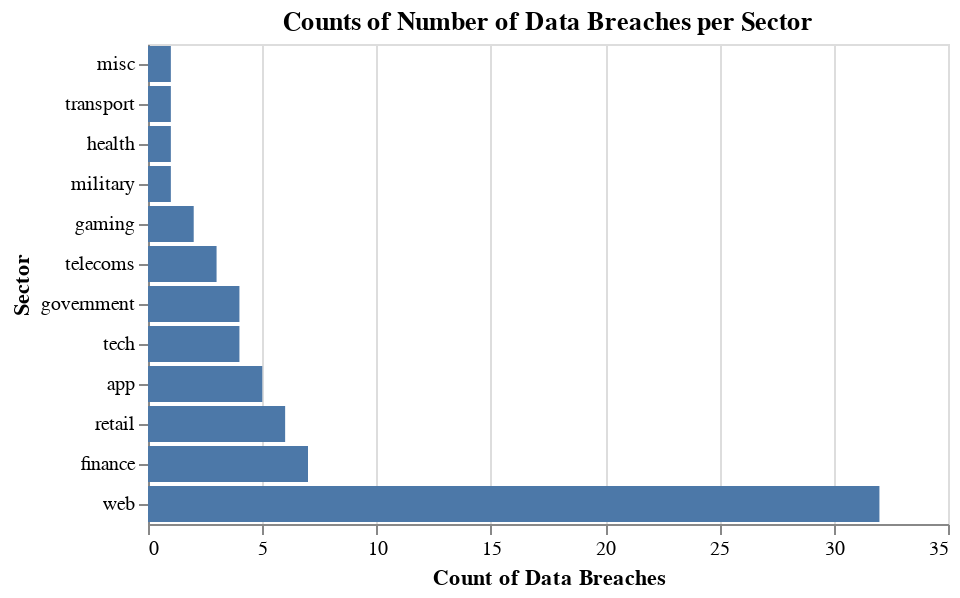

This figure's notebook cell:
### Code cell
bar_sector_count = alt.Chart(breaches).mark_bar().encode(
    x = alt.X("count(records_lost):Q", title = "Count of Data Breaches"),
    y = alt.Y("sector:N", sort = "x", title= "Sector")
).properties(
    title = "Counts of Number of Data Breaches per Sector"
)

# Show the plot
bar_sector_count

### Figure 1 — Vega-Lite specification as saved in the notebook (floating-point values rounded to 4 significant figures)
{"$schema": "https://vega.github.io/schema/vega-lite/v4.17.0.json", "config": {"view": {"continuousHeight": 300, "continuousWidth": 400}}, "data": {"name": "data-983fd4a0b346be762802282aadc3c3e4"}, "datasets": {"data-983fd4a0b346be762802282aadc3c3e4": [{"data_sensitivity": 4, "date": "2021-09-01T00:00:00", "index": 1, "method": "hacked", "organisation": "Syniverse", "records_lost": 500000000, "sector": "telecoms", "source_name": "Vice", "year": 2021}, {"data_sensitivity": 2, "date": "2021-09-01T00:00:00", "index": 5, "method": "poor security", "organisation": "Thailand visitors", "records_lost": 100000000, "sector": "government", "source_name": "South China Morning Post", "year": 2021}, {"data_sensitivity": 1, "date": "2021-07-01T00:00:00", "index": 10, "method": "hacked", "organisation": "Linkedin", "records_lost": 700000000, "sector": "web", "source_name": "9 to 5 mac", "year": 2021}, {"data_sensitivity": 2, "date": "2021-02-01T00:00:00", "index": 21, "method": "hacked", "organisation": "Experian Brazil", "records_lost": 220000000, "sector": "finance", "source_name": "ZDNet", "year": 2021}, {"data_sensitivity": 1, "date": "2021-03-01T00:00:00", "index": 24, "method": "hacked", "organisation": "Facebook", "records_lost": 533000000, "sector": "tech", "source_name": "Business Insider", "year": 2021}, {"data_sensitivity": 3, "date": "2020-12-01T00:00:00", "index": 28, "method": "hacked", "organisation": "SolarWinds", "records_lost": 50000000, "sector": "app", "source_name": "New York Times", "year": 2020}, {"data_sensitivity": 2, "date": "2020-04-01T00:00:00", "index": 37, "method": "hacked", "organisation": "Pakistani mobile operators", "records_lost": 115000000, "sector": "telecoms", "source_name": "ZDNet", "year": 2020}, {"data_sensitivity": 1, "date": "2020-01-01T00:00:00", "index": 41, "method": "poor security", "organisation": "Microsoft", "records_lost": 250000000, "sector": "web", "source_name": "Forbes", "year": 2020}, {"data_sensitivity": 2, "date": "2019-05-01T00:00:00", "index": 56, "method": "hacked", "organisation": "Canva", "records_lost": 139000000, "sector": "web", "source_name": "ZDNet", "year": 2019}, {"data_sensitivity": 1, "date": "2019-05-01T00:00:00", "index": 57, "method": "poor security", "organisation": "Chtrbox", "records_lost": 49000000, "sector": "misc", "source_name": "Techcrunch", "year": 2019}, {"data_sensitivity": 1, "date": "2019-02-01T00:00:00", "index": 62, "method": "hacked", "organisation": "Dubsmash", "records_lost": 162000000, "sector": "web", "source_name": "The Register", "year": 2019}, {"data_sensitivity": 1, "date": "2019-02-01T00:00:00", "index": 63, "method": "hacked", "organisation": "ShareThis", "records_lost": 41000000, "sector": "web", "source_name": "The Register", "year": 2019}, {"data_sensitivity": 2, "date": "2019-02-01T00:00:00", "index": 77, "method": "hacked", "organisation": "Houzz", "records_lost": 57000000, "sector": "retail", "source_name": "Techcrunch", "year": 2019}, {"data_sensitivity": 2, "date": "2019-05-01T00:00:00", "index": 86, "method": "poor security", "organisation": "Indian citizens", "records_lost": 275265298, "sector": "web", "source_name": "Bleeping Computer", "year": 2019}, {"data_sensitivity": 3, "date": "2019-07-01T00:00:00", "index": 88, "method": "hacked", "organisation": "Capital One", "records_lost": 100000000, "sector": "finance", "source_name": "Forbes", "year": 2019}, {"data_sensitivity": 2, "date": "2019-09-01T00:00:00", "index": 90, "method": "poor security", "organisation": "Facebook", "records_lost": 419000000, "sector": "web", "source_name": "Fast Company", "year": 2019}, {"data_sensitivity": 2, "date": "2019-11-01T00:00:00", "index": 93, "method": "poor security", "organisation": "OxyData", "records_lost": 380000000, "sector": "tech", "source_name": "Dataviper", "year": 2019}, {"data_sensitivity": 3, "date": "2018-10-01T00:00:00", "index": 97, "method": "hacked", "organisation": "Cathay Pacific Airways", "records_lost": 94000000, "sector": "transport", "source_name": "ABC News", "year": 2018}, {"data_sensitivity": 2, "date": "2018-12-01T00:00:00", "index": 98, "method": "poor security", "organisation": "Chinese resume leak", "records_lost": 202000000, "sector": "web", "source_name": "HackenProof", "year": 2018}, {"data_sensitivity": 2, "date": "2018-12-01T00:00:00", "index": 99, "method": "poor security", "organisation": "Google+", "records_lost": 52500000, "sector": "web", "source_name": "The Verge", "year": 2018}, {"data_sensitivity": 1, "date": "2018-12-01T00:00:00", "index": 100, "method": "hacked", "organisation": "Quora", "records_lost": 100000000, "sector": "web", "source_name": "NY Times", "year": 2018}, {"data_sensitivity": 3, "date": "2018-11-01T00:00:00", "index": 101, "method": "hacked", "organisation": "Marriott International", "records_lost": 383000000, "sector": "retail", "source_name": "NY Times, CNET", "year": 2018}, {"data_sensitivity": 1, "date": "2018-03-01T00:00:00", "index": 103, "method": "hacked", "organisation": "Facebook", "records_lost": 50000000, "sector": "web", "source_name": "Guardian", "year": 2018}, {"data_sensitivity": 1, "date": "2018-06-01T00:00:00", "index": 106, "method": "hacked", "organisation": "MyHeritage", "records_lost": 92283889, "sector": "web", "source_name": "Bloomberg", "year": 2018}, {"data_sensitivity": 1, "date": "2018-03-01T00:00:00", "index": 112, "method": "hacked", "organisation": "MyFitnessPal", "records_lost": 150000000, "sector": "app", "source_name": "Guardian", "year": 2018}, {"data_sensitivity": 1, "date": "2018-06-01T00:00:00", "index": 114, "method": "poor security", "organisation": "Nametests", "records_lost": 120000000, "sector": "app", "source_name": "Medium", "year": 2018}, {"data_sensitivity": 5, "date": "2018-06-01T00:00:00", "index": 116, "method": "poor security", "organisation": "Firebase", "records_lost": 100000000, "sector": "app", "source_name": "Bleeping Computer", "year": 2018}, {"data_sensitivity": 4, "date": "2018-03-01T00:00:00", "index": 117, "method": "poor security", "organisation": "Aadhaar", "records_lost": 550000000, "sector": "government", "source_name": "ZDNet", "year": 2018}, {"data_sensitivity": 2, "date": "2018-05-01T00:00:00", "index": 121, "method": "poor security", "organisation": "LocalBlox", "records_lost": 48000000, "sector": "web", "source_name": "UpGuard", "year": 2018}, {"data_sensitivity": 1, "date": "2018-05-01T00:00:00", "index": 122, "method": "poor security", "organisation": "Twitter", "records_lost": 330000000, "sector": "tech", "source_name": "Reuters", "year": 2018}, {"data_sensitivity": 3, "date": "2018-09-01T00:00:00", "index": 133, "method": "hacked", "organisation": "Newegg", "records_lost": 45000000, "sector": "retail", "source_name": "TechCrunch", "year": 2018}, {"data_sensitivity": 1, "date": "2018-05-01T00:00:00", "index": 135, "method": "poor security", "organisation": "Apollo", "records_lost": 200000000, "sector": "tech", "source_name": "Wired", "year": 2018}, {"data_sensitivity": 1, "date": "2017-11-01T00:00:00", "index": 139, "method": "hacked", "organisation": "Uber", "records_lost": 57000000, "sector": "app", "source_name": "Bloomberg", "year": 2017}, {"data_sensitivity": 4, "date": "2017-08-01T00:00:00", "index": 142, "method": "poor security", "organisation": "Spambot", "records_lost": 520000000, "sector": "web", "source_name": "The Guardian", "year": 2017}, {"data_sensitivity": 2, "date": "2017-03-01T00:00:00", "index": 149, "method": "oops!", "organisation": "River City Media", "records_lost": 340000000, "sector": "web", "source_name": "Guardian", "year": 2017}, {"data_sensitivity": 4, "date": "2017-10-01T00:00:00", "index": 155, "method": "hacked", "organisation": "Malaysian telcos & MVNOs", "records_lost": 46200000, "sector": "telecoms", "source_name": "LowYat", "year": 2017}, {"data_sensitivity": 4, "date": "2017-09-01T00:00:00", "index": 159, "method": "hacked", "organisation": "Equifax", "records_lost": 143000000, "sector": "finance", "source_name": "UK Gov", "year": 2017}, {"data_sensitivity": 1, "date": "2016-05-01T00:00:00", "index": 161, "method": "hacked", "organisation": "LinkedIn", "records_lost": 117000000, "sector": "web", "source_name": "CNN", "year": 2016}, {"data_sensitivity": 1, "date": "2016-05-01T00:00:00", "index": 162, "method": "hacked", "organisation": "Tumblr", "records_lost": 65000000, "sector": "web", "source_name": "Vice", "year": 2016}, {"data_sensitivity": 2, "date": "2016-09-01T00:00:00", "index": 163, "method": "hacked", "organisation": "Yahoo", "records_lost": 500000000, "sector": "web", "source_name": "CNBC", "year": 2016}, {"data_sensitivity": 5, "date": "2016-04-01T00:00:00", "index": 165, "method": "hacked", "organisation": "Philippines’ Commission on Elections", "records_lost": 55000000, "sector": "government", "source_name": "Trend Micro", "year": 2016}, {"data_sensitivity": 2, "date": "2016-04-01T00:00:00", "index": 168, "method": "hacked", "organisation": "Turkish citizenship database", "records_lost": 49611709, "sector": "government", "source_name": "Business Insider", "year": 2016}, {"data_sensitivity": 4, "date": "2016-06-01T00:00:00", "index": 179, "method": "hacked", "organisation": "VK", "records_lost": 171000000, "sector": "web", "source_name": "Motherboard", "year": 2016}, {"data_sensitivity": 1, "date": "2016-05-01T00:00:00", "index": 182, "method": "hacked", "organisation": "MySpace", "records_lost": 164000000, "sector": "web", "source_name": "Vice", "year": 2016}, {"data_sensitivity": 1, "date": "2016-12-01T00:00:00", "index": 186, "method": "hacked", "organisation": "Dailymotion", "records_lost": 85200000, "sector": "web", "source_name": "ZDNet", "year": 2016}, {"data_sensitivity": 4, "date": "2016-10-01T00:00:00", "index": 187, "method": "hacked", "organisation": "Weebly", "records_lost": 43000000, "sector": "web", "source_name": "Tech Crunch", "year": 2016}, {"data_sensitivity": 1, "date": "2016-11-01T00:00:00", "index": 190, "method": "hacked", "organisation": "Friend Finder Network", "records_lost": 412000000, "sector": "web", "source_name": "ZDNet", "year": 2016}, {"data_sensitivity": 2, "date": "2015-12-01T00:00:00", "index": 197, "method": "poor security", "organisation": "Deep Root Analytics", "records_lost": 198000000, "sector": "web", "source_name": "Reuters, UpGuard", "year": 2015}, {"data_sensitivity": 5, "date": "2015-11-01T00:00:00", "index": 210, "method": "hacked", "organisation": "Securus Technologies", "records_lost": 70000000, "sector": "web", "source_name": "The Intercept", "year": 2015}, {"data_sensitivity": 2, "date": "2015-02-01T00:00:00", "index": 216, "method": "hacked", "organisation": "Anthem ", "records_lost": 80000000, "sector": "health", "source_name": "NYTimes", "year": 2015}, {"data_sensitivity": 1, "date": "2014-05-01T00:00:00", "index": 224, "method": "hacked", "organisation": "Ebay", "records_lost": 145000000, "sector": "web", "source_name": "Business Insider", "year": 2014}, {"data_sensitivity": 3, "date": "2014-10-01T00:00:00", "index": 227, "method": "hacked", "organisation": "JP Morgan Chase", "records_lost": 76000000, "sector": "finance", "source_name": "Deal Book", "year": 2014}, {"data_sensitivity": 3, "date": "2014-09-01T00:00:00", "index": 233, "method": "hacked", "organisation": "Home Depot", "records_lost": 56000000, "sector": "retail", "source_name": "Krebs on Security", "year": 2014}, {"data_sensitivity": 5, "date": "2013-07-01T00:00:00", "index": 237, "method": "hacked", "organisation": "Massive American business hack", "records_lost": 160000000, "sector": "finance", "source_name": "Technology Review", "year": 2013}, {"data_sensitivity": 1, "date": "2013-04-01T00:00:00", "index": 242, "method": "hacked", "organisation": "Living Social", "records_lost": 50000000, "sector": "web", "source_name": "Naked Security, New York Times", "year": 2013}, {"data_sensitivity": 2, "date": "2016-12-01T00:00:00", "index": 243, "method": "hacked", "organisation": "Yahoo", "records_lost": 550000000, "sector": "web", "source_name": "NY Times, BBC", "year": 2013}, {"data_sensitivity": 2, "date": "2013-07-01T00:00:00", "index": 254, "method": "hacked", "organisation": "UbiSoft", "records_lost": 58000000, "sector": "gaming", "source_name": "BBC News", "year": 2013}, {"data_sensitivity": 1, "date": "2013-03-01T00:00:00", "index": 259, "method": "hacked", "organisation": "Evernote", "records_lost": 50000000, "sector": "web", "source_name": "Wired, Digital Trends", "year": 2013}, {"data_sensitivity": 2, "date": "2013-10-01T00:00:00", "index": 266, "method": "inside job", "organisation": "Court Ventures", "records_lost": 200000000, "sector": "finance", "source_name": "NY Times, Gov Tech", "year": 2013}, {"data_sensitivity": 3, "date": "2013-12-01T00:00:00", "index": 271, "method": "hacked", "organisation": "Target", "records_lost": 70000000, "sector": "retail", "source_name": "Huffington Post", "year": 2013}, {"data_sensitivity": 1, "date": "2016-09-01T00:00:00", "index": 287, "method": "hacked", "organisation": "Last.fm", "records_lost": 43500000, "sector": "web", "source_name": "ZD Net", "year": 2012}, {"data_sensitivity": 1, "date": "2016-08-01T00:00:00", "index": 294, "method": "hacked", "organisation": "Dropbox", "records_lost": 68700000, "sector": "web", "source_name": "The Telegraph", "year": 2012}, {"data_sensitivity": 1, "date": "2011-04-01T00:00:00", "index": 304, "method": "hacked", "organisation": "Sony PSN", "records_lost": 77000000, "sector": "gaming", "source_name": "Mashable", "year": 2011}, {"data_sensitivity": 3, "date": "2009-01-01T00:00:00", "index": 345, "method": "hacked", "organisation": "Heartland", "records_lost": 130000000, "sector": "finance", "source_name": "Dark Reading", "year": 2009}, {"data_sensitivity": 2, "date": "2009-10-01T00:00:00", "index": 353, "method": "lost device ", "organisation": "US Military", "records_lost": 76000000, "sector": "military", "source_name": "Wired", "year": 2009}, {"data_sensitivity": 3, "date": "2007-03-01T00:00:00", "index": 379, "method": "hacked", "organisation": "TK / TJ Maxx", "records_lost": 94000000, "sector": "retail", "source_name": "ZD Net", "year": 2007}, {"data_sensitivity": 1, "date": "2004-06-01T00:00:00", "index": 391, "method": "inside job", "organisation": "AOL", "records_lost": 92000000, "sector": "web", "source_name": "CNN", "year": 2004}]}, "encoding": {"x": {"aggregate": "count", "field": "records_lost", "title": "Count of Data Breaches", "type": "quantitative"}, "y": {"field": "sector", "sort": "x", "title": "Sector", "type": "nominal"}}, "mark": "bar", "title": "Counts of Number of Data Breaches per Sector"}
